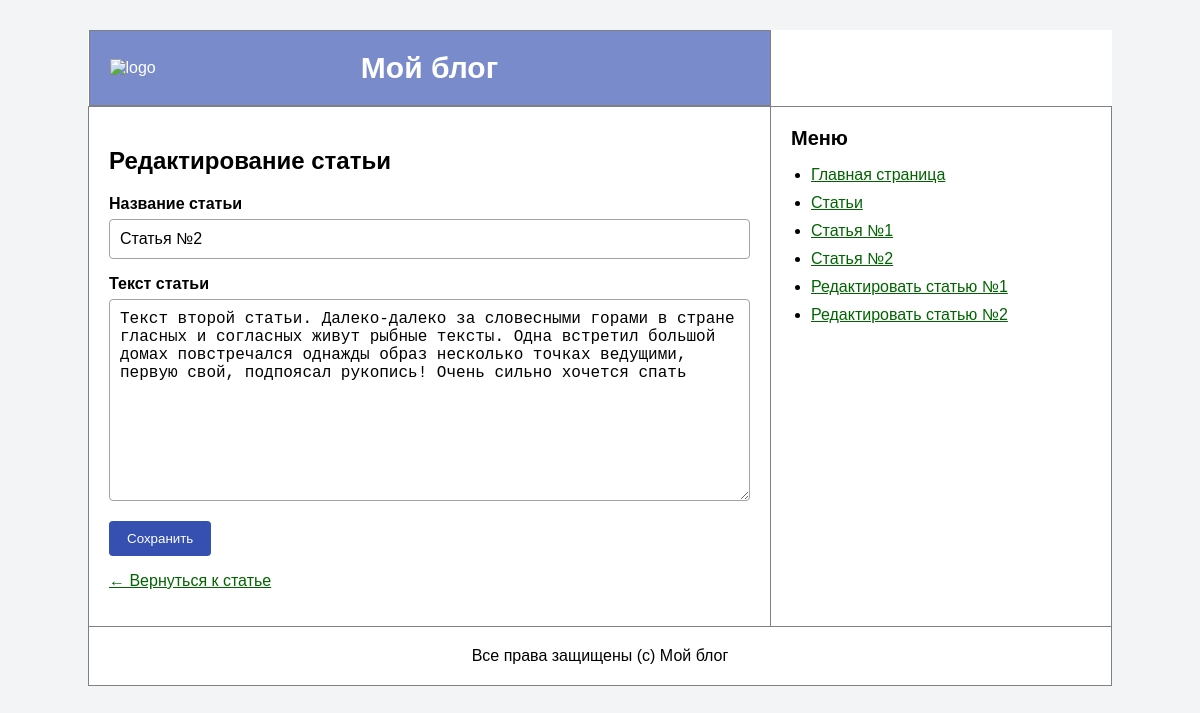
Page /article/2/edit on the committed database.
### tables this page shows
CREATE TABLE articles (
                id INTEGER PRIMARY KEY AUTOINCREMENT,
                author_id INTEGER NOT NULL,
                name VARCHAR(255) NOT NULL,
                text TEXT NOT NULL,
                created_at DATETIME NOT NULL DEFAULT CURRENT_TIMESTAMP
            );

### src/Controllers/ArticlesController.php (called while the page is built, shortened)
<?php
class ArticlesController
{
    public function edit(int $id): void
    {
        $article = Article::findById($id);
        $error = '';
        $success = '';
        $this->render('articles/edit.php', [
            'article' => $article,
            'error' => $error,
            'success' => $success,
        ], 'Редактирование статьи');
    }
    private function render(string $view, array $params = [], ?string $title = null): void
    {
        extract($params);
        require __DIR__ . '/../../views/' . $view;
        require __DIR__ . '/../../main.php';
    }
}

### src/Models/Article.php (called while the page is built, shortened)
<?php
class Article
{
    public function __construct(array $row)
    {
        $this->id = (int) $row['id'];
        $this->name = $row['name'];
        $this->text = $row['text'];
    }
    public static function findById(int $id): ?self
    {
        $db = Database::getConnection();
        $statement = $db->prepare('SELECT * FROM articles WHERE id = :id');
        $statement->execute([
            'id' => $id,
        ]);
        $row = $statement->fetch(PDO::FETCH_ASSOC);
        return new self($row);
    }
}

### views/articles/edit.php (the view, shortened to what this page needs)
<h2>Редактирование статьи</h2>
<form method="post" action="/article/<?= $article->id ?>/edit" class="article-form">
    <div class="form-group">
        <label for="name">Название статьи</label>
        <input
            type="text"
            id="name"
            name="name"
            value="<?= htmlspecialchars($article->name, ENT_QUOTES, 'UTF-8') ?>"
            required
        >
    </div>
    <div class="form-group">
        <label for="text">Текст статьи</label>
        <textarea id="text" name="text" rows="10" required><?= htmlspecialchars($article->text, ENT_QUOTES, 'UTF-8') ?></textarea>
    </div>
    <button type="submit">Сохранить</button>
</form>
<p>
    <a href="/articles/<?= $article->id ?>">← Вернуться к статье</a>
</p>

### styles/styles.css (style rules this page uses)
body { margin: 0; font-family: Arial, sans-serif; background-color: #f3f4f6; }
a, a:visited { color: darkgreen; }
.article-form { max-width: 700px; }
.form-group { margin-bottom: 16px; }
.form-group label { display: block; margin-bottom: 6px; font-weight: 700; }
.form-group input, .form-group textarea { width: 100%; box-sizing: border-box; padding: 10px; font-size: 16px; border: 1px solid #9ca3af; border-radius: 4px; }
button { padding: 10px 18px; background: rgba(32, 62, 169, 0.9); color: white; border: none; border-radius: 4px; cursor: pointer; }

### rows in the picture
articles: name "Статья №2", text "Текст второй статьи. Далеко-далеко за словесными горами в стране гласных и согласных живут рыбные тексты. Одна встретил большой домах повстречался однажды образ несколько точках ведущими, первую свой, подпоясал рукопись! Очень сильно хочется спать"
